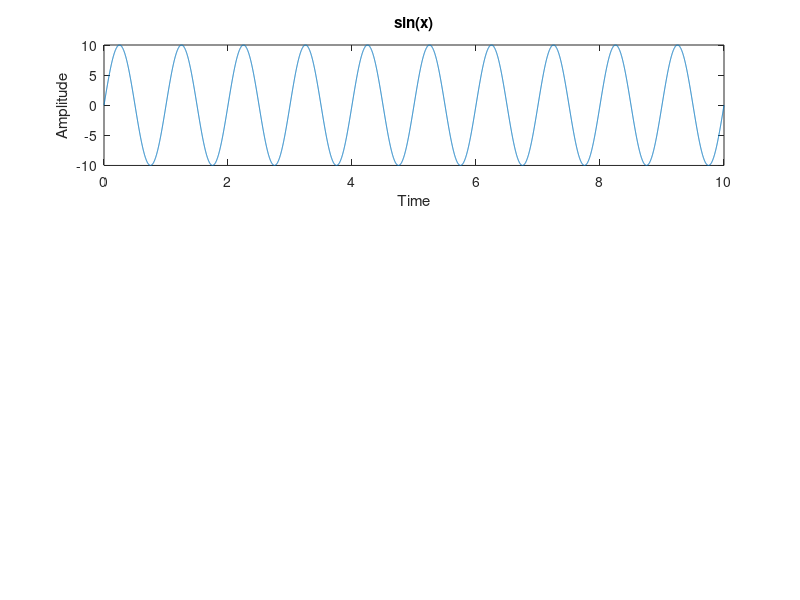

Reproduce this figure in MATLAB.
t=0:0.001:10;
a1=10;
f1=1;
s1=a1*sin(2.*pi.*f1.*t);
subplot(3,1,1);
plot(t,s1);
xlabel('Time');
ylabel('Amplitude');
title('sin(x)');